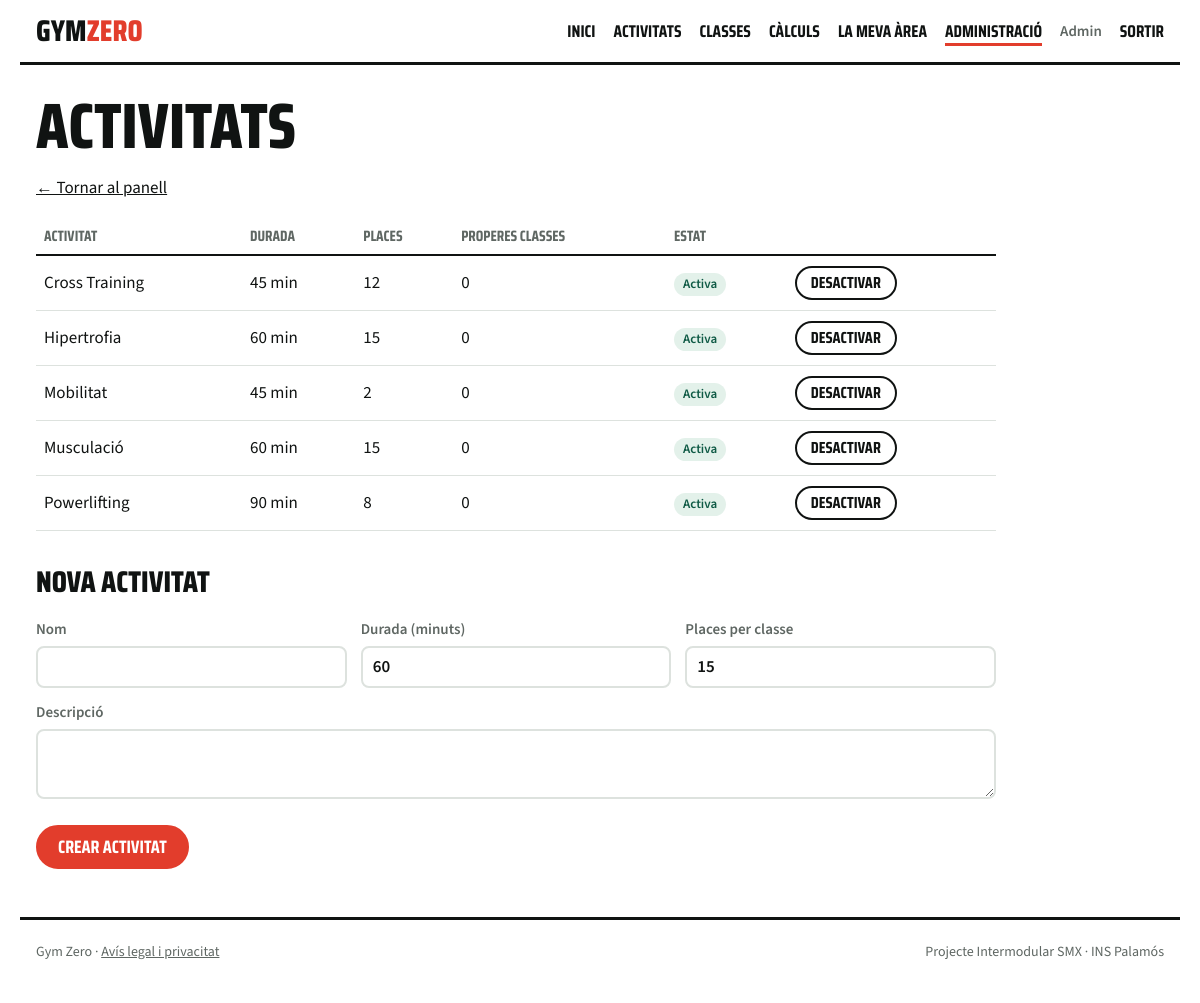
The page /admin/activitats.php (signed in) on the database its author committed.
### tables this page shows
CREATE TABLE activitats (
  id                 INT UNSIGNED AUTO_INCREMENT PRIMARY KEY,
  nom                VARCHAR(60)  NOT NULL,
  descripcio         TEXT         NULL,
  durada_min         SMALLINT UNSIGNED NOT NULL DEFAULT 60,
  places_per_defecte SMALLINT UNSIGNED NOT NULL DEFAULT 15,
  activa             TINYINT(1)   NOT NULL DEFAULT 1,
  CONSTRAINT uq_activitats_nom UNIQUE (nom)
);

### www/inc/sessio.php (called while the page is built, shortened)
<?php
function h($text)
{
    return htmlspecialchars((string) $text, ENT_QUOTES, 'UTF-8');
}

### www/admin/activitats.php (the view, shortened to what this page needs)
<?php
require_once __DIR__ . '/../inc/sessio.php';
require_once __DIR__ . '/../inc/bd.php';
$activitats = $connexio->query(
    'SELECT a.*,
            (SELECT COUNT(*) FROM classes c WHERE c.activitat_id = a.id AND c.inici > NOW() AND c.cancelada = 0) AS properes
       FROM activitats a
      ORDER BY a.activa DESC, a.nom'
)->fetchAll();
require __DIR__ . '/../inc/capcalera.php';
?>
<p><a href="./">&larr; Tornar al panell</a></p>
<table>
  <tr><th>Activitat</th><th class="amaga-mobil">Durada</th><th>Places</th><th>Properes classes</th><th>Estat</th><th></th></tr>
  <?php foreach ($activitats as $a): ?>
    <tr>
      <td><?= h($a['nom']) ?></td>
      <td class="amaga-mobil"><?= (int) $a['durada_min'] ?> min</td>
      <td><?= (int) $a['places_per_defecte'] ?></td>
      <td><?= (int) $a['properes'] ?></td>
      <td>
        <?php if ($a['activa']): ?><span class="etiqueta verda">Activa</span>
        <?php else: ?><span class="etiqueta">Desactivada</span><?php endif; ?>
      </td>
      <td>
        <form method="POST">
          <button class="btn-secundari"><?= $a['activa'] ? 'Desactivar' : 'Activar' ?></button>
        </form>
      </td>
    </tr>
  <?php endforeach; ?>
</table>
<h2>Nova activitat</h2>
<form method="POST">
  <div class="fila-camps">
    <div>
      <label for="nom">Nom</label>
      <input id="nom" name="nom" maxlength="60" required>
    </div>
    <div>
      <label for="durada_min">Durada (minuts)</label>
      <input id="durada_min" name="durada_min" type="number" min="15" max="240" value="60" required>
    </div>
    <div>
      <label for="places_per_defecte">Places per classe</label>
      <input id="places_per_defecte" name="places_per_defecte" type="number" min="1" max="200" value="15" required>
    </div>
  </div>
  <label for="descripcio">Descripció</label>
  <textarea id="descripcio" name="descripcio"></textarea>
  <button type="submit">Crear activitat</button>
</form>
<?php require __DIR__ . '/../inc/peu.php'; ?>

### www/css/estil.css (style rules this page uses)
:root { --fons: #ffffff; --tinta: #101312; --mut: #5f6763; --linia: #dde2de; --gris: #f0f3f1; --pista: #0f5a45; --vermell: #e23d2c; --cel: #9cd0ec; --sorra: #f2c14e; --lila: #b9a7f0; --forca: #3b6fd8; --cames: #e8913a; --cardio: #3f9e6a; --titol: "Saira Condensed", "Arial Narrow", sans-serif; --text: "Source Sans 3", system-ui, sans-serif; --mono: "IBM Plex Mono", ui-monospace, monospace; }
* { box-sizing: border-box; }
body { margin: 0; background: var(--fons); color: var(--tinta); font: 400 17px/1.5 var(--text); }
a { color: inherit; }
h2 { margin: 36px 0 8px; font: 800 30px/1 var(--titol); text-transform: uppercase; }
p { line-height: 1.55; }
label { display: block; margin-top: 14px; font-size: 15px; font-weight: 600; color: var(--mut); }
input, select, textarea { width: 100%; margin-top: 4px; padding: 9px 10px; font: 600 17px/1.2 var(--text); color: var(--tinta); background: #fff; border: 2px solid var(--linia); border-radius: 8px; }
textarea { min-height: 70px; resize: vertical; }
.fila-camps { display: flex; flex-wrap: wrap; gap: 0 14px; }
.fila-camps > div { flex: 1 1 160px; }
button, .btn { display: inline-block; margin-top: 18px; padding: 11px 20px; border: 2px solid var(--vermell); border-radius: 99px; background: var(--vermell); color: #fff; font: 700 18px/1 var(--titol); text-transform: uppercase; text-decoration: none; cursor: pointer; }
.btn-secundari { background: #fff; color: var(--tinta); border-color: var(--tinta); }
table { width: 100%; border-collapse: collapse; margin-top: 12px; }
th, td { text-align: left; padding: 10px 8px; border-bottom: 1px solid var(--linia); }
th { font: 700 15px/1.1 var(--titol); text-transform: uppercase; color: var(--mut); border-bottom: 2px solid var(--tinta); }
td form { margin: 0; }
td button { margin-top: 0; padding: 7px 14px; font-size: 16px; }
.etiqueta { display: inline-block; padding: 2px 9px; border-radius: 99px; font-size: 13px; font-weight: 600; background: var(--gris); color: var(--mut); }
.etiqueta.verda { background: #e3f1ea; color: var(--pista); }

### rows shown on the page
activitats: nom "Cross Training", durada_min "45", places_per_defecte "12", properes "0", activa "Activa"
activitats: nom "Hipertrofia", durada_min "60", places_per_defecte "15", properes "0", activa "Activa"
activitats: nom "Mobilitat", durada_min "45", places_per_defecte "2", properes "0", activa "Activa"
activitats: nom "Musculació", durada_min "60", places_per_defecte "15", properes "0", activa "Activa"
activitats: nom "Powerlifting", durada_min "90", places_per_defecte "8", properes "0", activa "Activa"

### other values the page prints
$text "ACTIVITATS CLASSES CÀLCULS LA MEVA ÀREA ADMINISTRACIÓ"
$u['nom'] "Admin"
